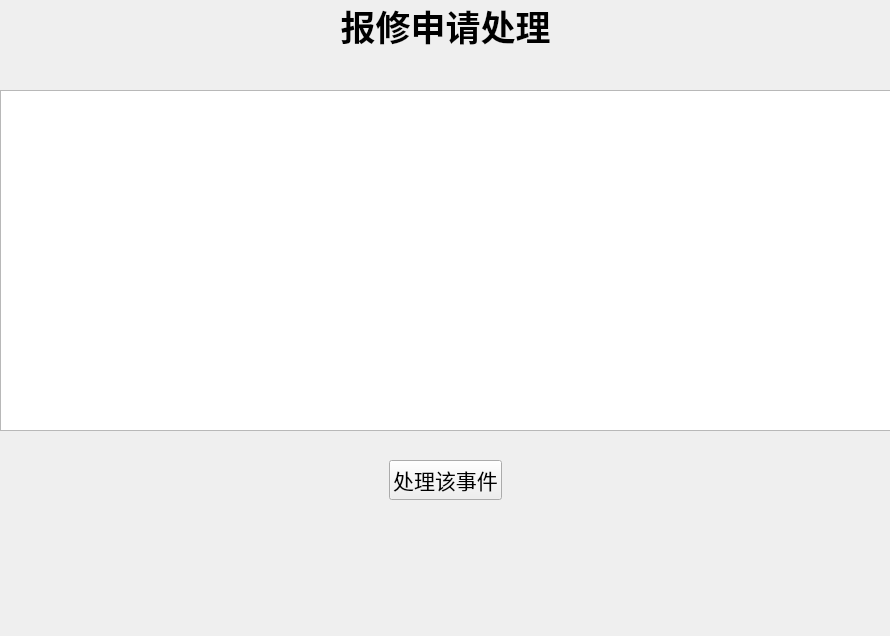
<?xml version="1.0" encoding="UTF-8"?>
<ui version="4.0">
 <class>searchbaoxiu</class>
 <widget class="QWidget" name="searchbaoxiu">
  <property name="geometry">
   <rect>
    <x>0</x>
    <y>0</y>
    <width>890</width>
    <height>636</height>
   </rect>
  </property>
  <property name="windowTitle">
   <string>Form</string>
  </property>
  <widget class="QLabel" name="label">
   <property name="geometry">
    <rect>
     <x>0</x>
     <y>0</y>
     <width>891</width>
     <height>51</height>
    </rect>
   </property>
   <property name="text">
    <string>&lt;html&gt;&lt;head/&gt;&lt;body&gt;&lt;p align=&quot;center&quot;&gt;&lt;span style=&quot; font-size:26pt; font-weight:600;&quot;&gt;报修申请处理&lt;/span&gt;&lt;/p&gt;&lt;/body&gt;&lt;/html&gt;</string>
   </property>
  </widget>
  <widget class="QTableWidget" name="information_tableWidget">
   <property name="enabled">
    <bool>true</bool>
   </property>
   <property name="geometry">
    <rect>
     <x>0</x>
     <y>90</y>
     <width>891</width>
     <height>341</height>
    </rect>
   </property>
  </widget>
  <widget class="QWidget" name="horizontalLayoutWidget_3">
   <property name="geometry">
    <rect>
     <x>0</x>
     <y>450</y>
     <width>891</width>
     <height>61</height>
    </rect>
   </property>
   <layout class="QHBoxLayout" name="horizontalLayout_3">
    <item>
     <spacer name="horizontalSpacer_3">
      <property name="orientation">
       <enum>Qt::Horizontal</enum>
      </property>
      <property name="sizeHint" stdset="0">
       <size>
        <width>40</width>
        <height>20</height>
       </size>
      </property>
     </spacer>
    </item>
    <item>
     <widget class="QPushButton" name="on_change_pushButton">
      <property name="font">
       <font>
        <family>AcadEref</family>
        <pointsize>16</pointsize>
       </font>
      </property>
      <property name="text">
       <string>处理该事件</string>
      </property>
      <property name="iconSize">
       <size>
        <width>16</width>
        <height>16</height>
       </size>
      </property>
      <property name="autoRepeatDelay">
       <number>300</number>
      </property>
     </widget>
    </item>
    <item>
     <spacer name="horizontalSpacer_4">
      <property name="orientation">
       <enum>Qt::Horizontal</enum>
      </property>
      <property name="sizeHint" stdset="0">
       <size>
        <width>40</width>
        <height>20</height>
       </size>
      </property>
     </spacer>
    </item>
   </layout>
  </widget>
 </widget>
 <resources/>
 <connections/>
</ui>
